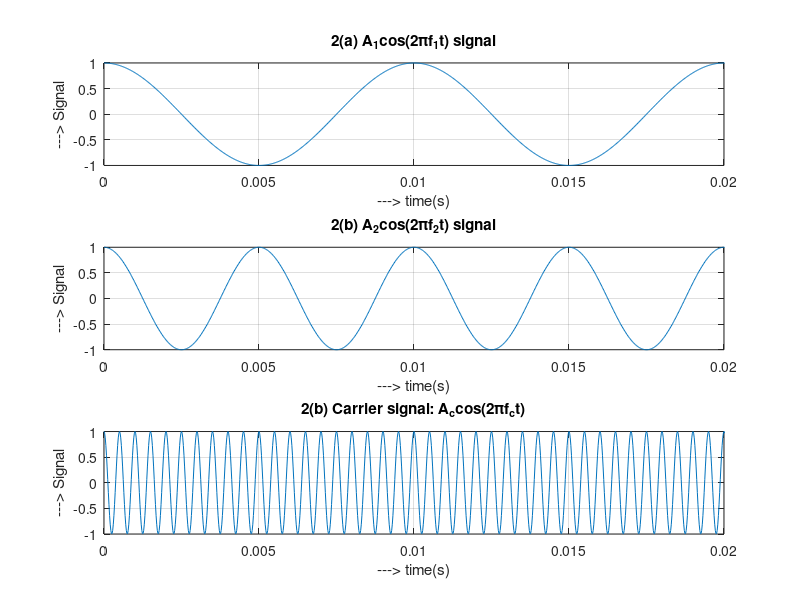

The MATLAB source for this figure:
close all; clear; clc;

Ac = 1; A1 = 1; A2 = 1;
f1 = 100;   f2 = 200;
fc = 2000;
fs = 50000;                 %Sampling Frequency
t = [0:fs-1]*1/fs;          %Time vector

m1 = A1*cos(2*pi*f1*t);
m2 = A2*cos(2*pi*f2*t);
m_t = m1 + m2;
c_t = Ac*cos(2*pi*fc*t);

%<====== 2(a) ======>
subplot(3, 1, 1);           %Plot the signals
plot(t, m1);
xlabel('---> time(s)');    ylabel('---> Signal');
title('2(a) A_1cos(2\pif_1t) signal');
xlim([0 0.02]);
grid on;

%<====== 2(b) ======>
subplot(3, 1, 2);
plot(t, m2);
xlabel('---> time(s)');    ylabel('---> Signal');
title('2(b) A_2cos(2\pif_2t) signal');
xlim([0 0.02]);
grid on;

subplot(3, 1, 3);
plot(t, c_t);
xlabel('---> time(s)');    ylabel('---> Signal');
title('2(b) Carrier signal: A_ccos(2\pif_ct)');
xlim([0 0.02]);
grid on;
